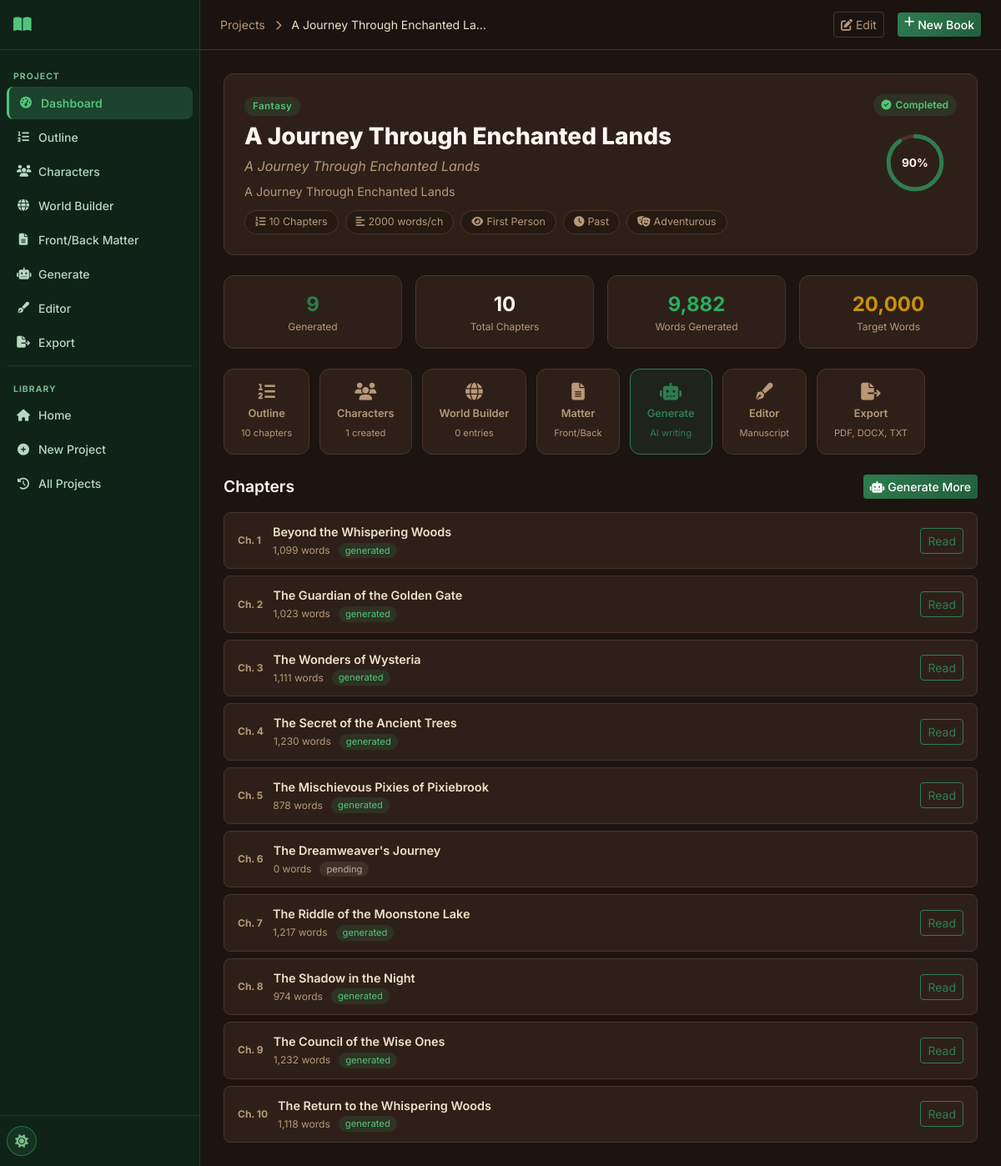
The app's page /project/10, older data.
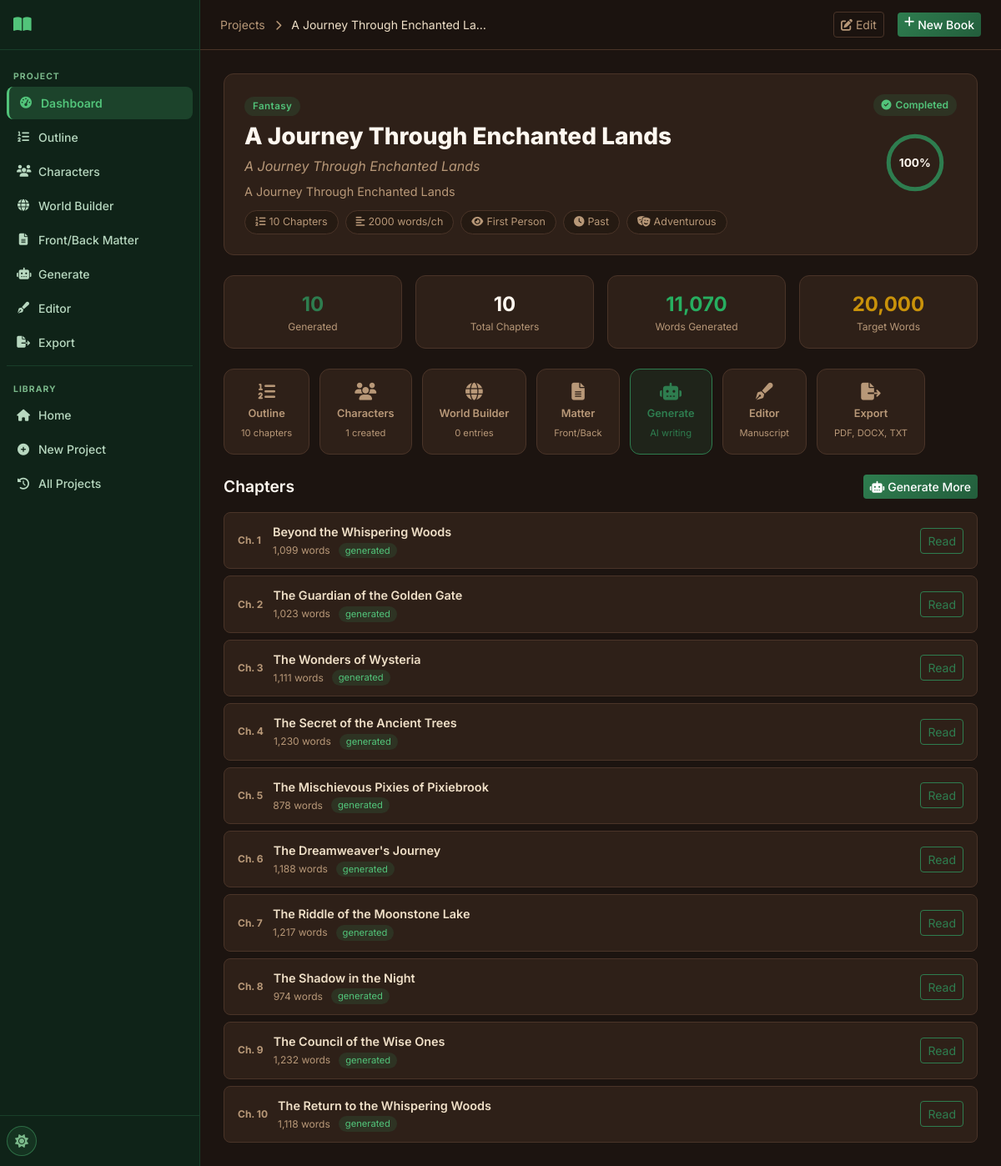
The same page, newer data.
### tables this page shows
CREATE TABLE projects (
    id INTEGER PRIMARY KEY AUTOINCREMENT,
    title TEXT NOT NULL,
    subtitle TEXT DEFAULT '',
    genre TEXT DEFAULT 'Fantasy',
    audience TEXT DEFAULT 'Adult',
    description TEXT DEFAULT '',
    language TEXT DEFAULT 'English',
    story_type TEXT DEFAULT 'Novel',
    writing_style TEXT DEFAULT 'Descriptive',
    point_of_view TEXT DEFAULT 'Third Person Limited',
    tense TEXT DEFAULT 'Past',
    tone TEXT DEFAULT 'Adventurous',
    num_chapters INTEGER DEFAULT 10,
    words_per_chapter INTEGER DEFAULT 2000,
    creativity_level TEXT DEFAULT 'balanced',
    temperature REAL DEFAULT 0.7,
    top_p REAL DEFAULT 0.9,
    max_tokens INTEGER DEFAULT 4096,
    status TEXT DEFAULT 'draft',
    current_chapter INTEGER DEFAULT 0,
    total_words INTEGER DEFAULT 0,
    cover_prompt TEXT DEFAULT '',
    include_images INTEGER DEFAULT 0,
    images_per_chapter INTEGER DEFAULT 1,
    image_style TEXT DEFAULT 'Realistic',
    created_at TIMESTAMP DEFAULT CURRENT_TIMESTAMP,
    updated_at TIMESTAMP DEFAULT CURRENT_TIMESTAMP
);

CREATE TABLE chapters (
    id INTEGER PRIMARY KEY AUTOINCREMENT,
    project_id INTEGER NOT NULL,
    chapter_number INTEGER NOT NULL,
    chapter_title TEXT DEFAULT '',
    content TEXT DEFAULT '',
    word_count INTEGER DEFAULT 0,
    summary TEXT DEFAULT '',
    status TEXT DEFAULT 'pending',
    important_events TEXT DEFAULT '',
    characters_introduced TEXT DEFAULT '',
    character_changes TEXT DEFAULT '',
    locations TEXT DEFAULT '',
    timeline_updates TEXT DEFAULT '',
    unresolved_plot_points TEXT DEFAULT '',
    created_at TIMESTAMP DEFAULT CURRENT_TIMESTAMP,
    updated_at TIMESTAMP DEFAULT CURRENT_TIMESTAMP,
    FOREIGN KEY (project_id) REFERENCES projects(id) ON DELETE CASCADE
);

### routes/projects.py (the view)
@bp.route('/project/<int:project_id>')
def project_detail(project_id):
    db = get_db()
    project = db.execute('SELECT * FROM projects WHERE id = ?', (project_id,)).fetchone()
    if not project:
        return redirect(url_for('main.history'))
    chapters = db.execute(
        'SELECT * FROM chapters WHERE project_id = ? ORDER BY chapter_number',
        (project_id,)
    ).fetchall()
    outline = db.execute(
        'SELECT * FROM outline WHERE project_id = ? ORDER BY order_index, chapter_number',
        (project_id,)
    ).fetchall()
    char_count = db.execute('SELECT COUNT(*) FROM characters WHERE project_id = ?', (project_id,)).fetchone()[0]
    world_count = db.execute('SELECT COUNT(*) FROM worldbuilding WHERE project_id = ?', (project_id,)).fetchone()[0]
    outline_count = len(outline)
    generated_count = sum(1 for c in chapters if c['status'] == 'generated')
    total_words = sum(c['word_count'] for c in chapters)
    target_words = (project['num_chapters'] or 10) * (project['words_per_chapter'] or 2000)
    progress = int((generated_count / project['num_chapters'] * 100)) if project['num_chapters'] else 0
    groq_configured = bool(get_setting(db, 'groq_api_key'))
    return render_template('project_detail.html',
                           project=project, chapters=chapters, outline=outline,
                           char_count=char_count, world_count=world_count,
                           outline_count=outline_count, generated_count=generated_count,
                           total_words=total_words, target_words=target_words,
                           progress=progress, groq_configured=groq_configured)

### database/__init__.py (called while the page is built)
def get_db():
    if 'db' not in g:
        db_path = current_app.config['DATABASE']
        os.makedirs(os.path.dirname(db_path), exist_ok=True)
        g.db = sqlite3.connect(db_path)
        g.db.row_factory = sqlite3.Row
        g.db.execute('PRAGMA foreign_keys = ON')
        g.db.execute('PRAGMA journal_mode = WAL')
    return g.db

### utils/helpers.py (called while the page is built)
def get_setting(db, key, default=''):
    row = db.execute('SELECT value FROM settings WHERE key = ?', (key,)).fetchone()
    return row['value'] if row else default

### templates/project_detail.html (shortened to what this page needs)
{% extends "base.html" %}
{% block breadcrumb %}
<a href="{{ url_for('main.history') }}" class="text-muted text-decoration-none">Projects</a>
<i class="fas fa-chevron-right mx-2 text-muted small"></i>
{{ project.title[:30] }}{% if project.title|length > 30 %}…{% endif %}
{% endblock %}
{% block topnav_actions %}
<a href="{{ url_for('projects.edit_project', project_id=project.id) }}" class="btn btn-outline-secondary btn-sm me-2">
  <i class="fas fa-edit me-1"></i>Edit
</a>
{% endblock %}
{% block content %}
<div class="project-hero mb-4">
  <div class="project-hero-info">
    <div class="genre-badge genre-{{ project.genre | lower | replace(' ', '-') | replace('/', '-') }} mb-2">{{ project.genre }}</div>
    <h1 class="project-hero-title">{{ project.title }}</h1>
    {% if project.subtitle %}<p class="project-hero-subtitle">{{ project.subtitle }}</p>{% endif %}
    <p class="project-hero-desc">{{ project.description }}</p>
    <div class="project-meta-tags">
      <span class="meta-tag"><i class="fas fa-list-ol me-1"></i>{{ project.num_chapters }} Chapters</span>
      <span class="meta-tag"><i class="fas fa-align-left me-1"></i>{{ project.words_per_chapter }} words/ch</span>
      <span class="meta-tag"><i class="fas fa-eye me-1"></i>{{ project.point_of_view }}</span>
      <span class="meta-tag"><i class="fas fa-clock me-1"></i>{{ project.tense }}</span>
      <span class="meta-tag"><i class="fas fa-theater-masks me-1"></i>{{ project.tone }}</span>
    </div>
  </div>
  <div class="project-hero-actions">
    <div class="status-pill status-{{ project.status }} mb-2">
      {% if project.status == 'completed' %}<i class="fas fa-check-circle"></i>
      {% elif project.status == 'generating' %}<i class="fas fa-spinner fa-spin"></i>
      {% elif project.status == 'paused' %}<i class="fas fa-pause-circle"></i>
      {% else %}<i class="fas fa-circle-dot"></i>{% endif %}
      {{ project.status | title }}
    </div>
    <div class="progress-display">
      <div class="progress-circle">
        <svg viewBox="0 0 36 36">
          <circle cx="18" cy="18" r="15.9" fill="none" stroke="var(--border-color)" stroke-width="2"/>
          <circle cx="18" cy="18" r="15.9" fill="none" stroke="var(--primary)" stroke-width="2.5"
                  stroke-dasharray="{{ progress }}, 100" stroke-linecap="round" transform="rotate(-90 18 18)"/>
        </svg>
        <span>{{ progress }}%</span>
      </div>
    </div>
  </div>
</div>
<div class="row g-3 mb-4">
  <div class="col-6 col-md-3">
    <div class="mini-stat">
      <div class="mini-stat-value text-primary">{{ generated_count }}</div>
      <div class="mini-stat-label">Generated</div>
    </div>
  </div>
  <div class="col-6 col-md-3">
    <div class="mini-stat">
      <div class="mini-stat-value">{{ project.num_chapters }}</div>
      <div class="mini-stat-label">Total Chapters</div>
    </div>
  </div>
  <div class="col-6 col-md-3">
    <div class="mini-stat">
      <div class="mini-stat-value text-success">{{ '{:,}'.format(total_words) }}</div>
      <div class="mini-stat-label">Words Generated</div>
    </div>
  </div>
  <div class="col-6 col-md-3">
    <div class="mini-stat">
      <div class="mini-stat-value text-warning">{{ '{:,}'.format(target_words) }}</div>
      <div class="mini-stat-label">Target Words</div>
    </div>
  </div>
</div>
<div class="quick-actions mb-4">
  <a href="{{ url_for('outline.outline_page', project_id=project.id) }}" class="quick-action-btn">
    <i class="fas fa-list-ol"></i>
    <span>Outline</span>
    <small>{{ outline_count }} chapters</small>
  </a>
  <a href="{{ url_for('characters.characters_page', project_id=project.id) }}" class="quick-action-btn">
    <i class="fas fa-users"></i>
    <span>Characters</span>
    <small>{{ char_count }} created</small>
  </a>
  <a href="{{ url_for('worldbuilding.worldbuilding_page', project_id=project.id) }}" class="quick-action-btn">
    <i class="fas fa-globe"></i>
    <span>World Builder</span>
    <small>{{ world_count }} entries</small>
  </a>
  <a href="{{ url_for('matter.matter_page', project_id=project.id) }}" class="quick-action-btn">
    <i class="fas fa-file-alt"></i>
    <span>Matter</span>
    <small>Front/Back</small>
  </a>
  <a href="{{ url_for('chapters.generation_page', project_id=project.id) }}" class="quick-action-btn highlight">
    <i class="fas fa-robot"></i>
    <span>Generate</span>
    <small>AI writing</small>
  </a>
  <a href="{{ url_for('editor.editor_page', project_id=project.id) }}" class="quick-action-btn">
    <i class="fas fa-pen-fancy"></i>
    <span>Editor</span>
    <small>Manuscript</small>
  </a>
  <a href="{{ url_for('exports.export_page', project_id=project.id) }}" class="quick-action-btn">
    <i class="fas fa-file-export"></i>
    <span>Export</span>
    <small>PDF, DOCX, TXT</small>
  </a>
</div>
{% if chapters %}
<div class="section-header mb-3">
  <h2 class="section-title">Chapters</h2>
  <a href="{{ url_for('chapters.generation_page', project_id=project.id) }}" class="btn btn-primary btn-sm">
    <i class="fas fa-robot me-1"></i>Generate More
  </a>
</div>
<div class="chapters-grid">
  {% for ch in chapters %}
  <div class="chapter-item chapter-status-{{ ch.status }}">
    <div class="chapter-num">Ch. {{ ch.chapter_number }}</div>
    <div class="chapter-info">
      <div class="chapter-title">{{ ch.chapter_title or 'Untitled Chapter' }}</div>
      <div class="chapter-meta">
        <span class="chapter-words">{{ '{:,}'.format(ch.word_count) }} words</span>
        <span class="chapter-badge badge-{{ ch.status }}">{{ ch.status }}</span>
      </div>
    </div>
    {% if ch.status == 'generated' %}
    <a href="{{ url_for('chapters.chapter_view', project_id=project.id, chapter_id=ch.id) }}" class="btn btn-sm btn-outline-primary ms-auto">
      Read
    </a>
    {% elif ch.status == 'generating' %}
    <span class="spinner-border spinner-border-sm text-primary ms-auto"></span>
    {% endif %}
  </div>
  {% endfor %}
</div>
{% endif %}
{% endblock %}

### templates/base.html (shortened to what this page needs)
<!DOCTYPE html>
<html lang="en" data-theme="{{ default_theme }}">
<head>
  <link href="https://cdn.jsdelivr.net/npm/bootstrap@5.3.2/dist/css/bootstrap.min.css" rel="stylesheet">
  <link href="https://cdnjs.cloudflare.com/ajax/libs/font-awesome/6.5.0/css/all.min.css" rel="stylesheet">
  <link href="{{ url_for('static', filename='css/style.css') }}" rel="stylesheet">
</head>
<body>
<nav class="sidebar" id="sidebar">
  <div class="sidebar-header">
    <a href="{{ url_for('main.index') }}" class="sidebar-brand">
      <i class="fas fa-book-open"></i>
    </a>
  </div>
  <div class="sidebar-menu">
    {% if request.view_args and request.view_args.get('project_id') %}
    {% set pid = request.view_args.project_id %}
    <div class="sidebar-section-label">PROJECT</div>
    <a href="{{ url_for('projects.project_detail', project_id=pid) }}" class="sidebar-item {% if request.endpoint == 'projects.project_detail' %}active{% endif %}">
      <i class="fas fa-tachometer-alt"></i><span>Dashboard</span>
    </a>
    <a href="{{ url_for('outline.outline_page', project_id=pid) }}" class="sidebar-item {% if request.endpoint == 'outline.outline_page' %}active{% endif %}">
      <i class="fas fa-list-ol"></i><span>Outline</span>
    </a>
    <a href="{{ url_for('characters.characters_page', project_id=pid) }}" class="sidebar-item {% if request.endpoint == 'characters.characters_page' %}active{% endif %}">
      <i class="fas fa-users"></i><span>Characters</span>
    </a>
    <a href="{{ url_for('worldbuilding.worldbuilding_page', project_id=pid) }}" class="sidebar-item {% if request.endpoint == 'worldbuilding.worldbuilding_page' %}active{% endif %}">
      <i class="fas fa-globe"></i><span>World Builder</span>
    </a>
    <a href="{{ url_for('matter.matter_page', project_id=pid) }}" class="sidebar-item {% if request.endpoint == 'matter.matter_page' %}active{% endif %}">
      <i class="fas fa-file-alt"></i><span>Front/Back Matter</span>
    </a>
    <a href="{{ url_for('chapters.generation_page', project_id=pid) }}" class="sidebar-item {% if request.endpoint == 'chapters.generation_page' %}active{% endif %}">
      <i class="fas fa-robot"></i><span>Generate</span>
    </a>
    <a href="{{ url_for('editor.editor_page', project_id=pid) }}" class="sidebar-item {% if request.endpoint == 'editor.editor_page' %}active{% endif %}">
      <i class="fas fa-pen-fancy"></i><span>Editor</span>
    </a>
    <a href="{{ url_for('exports.export_page', project_id=pid) }}" class="sidebar-item {% if request.endpoint == 'exports.export_page' %}active{% endif %}">
      <i class="fas fa-file-export"></i><span>Export</span>
    </a>
    <div class="sidebar-divider"></div>
    {% endif %}
    <div class="sidebar-section-label">LIBRARY</div>
    <a href="{{ url_for('main.index') }}" class="sidebar-item {% if request.endpoint == 'main.index' %}active{% endif %}">
      <i class="fas fa-home"></i><span>Home</span>
    </a>
    <a href="{{ url_for('projects.new_project') }}" class="sidebar-item {% if request.endpoint == 'projects.new_project' %}active{% endif %}">
      <i class="fas fa-plus-circle"></i><span>New Project</span>
    </a>
    <a href="{{ url_for('main.history') }}" class="sidebar-item {% if request.endpoint == 'main.history' %}active{% endif %}">
      <i class="fas fa-history"></i><span>All Projects</span>
    </a>
  </div>
  <div class="sidebar-footer">
    <button class="theme-toggle" onclick="toggleTheme()" title="Toggle theme">
      <i class="fas fa-moon" id="themeIcon"></i>
    </button>
  </div>
</nav>
<div class="main-wrapper" id="mainWrapper">
  <header class="topnav">
    <div class="topnav-breadcrumb">
      {% block breadcrumb %}{% endblock %}
    </div>
    <div class="topnav-actions ms-auto">
      {% block topnav_actions %}{% endblock %}
      <a href="{{ url_for('projects.new_project') }}" class="btn btn-primary btn-sm d-none d-md-inline-flex">
        <i class="fas fa-plus me-1"></i>New Book
      </a>
    </div>
  </header>
  <main class="content-area">
    {% block content %}{% endblock %}
  </main>
</div>
<div class="toast-container position-fixed bottom-0 end-0 p-3" id="toastContainer"></div>
</body>
</html>

Row changes from the older to the newer data that the page shows:
changed chapters "The Dreamweaver's Journey": word_count "0" → "1,188"; status "pending" → "generated"; now shows "Read"
Text that changed along with them:
{{ progress }}: "90" → "100"
{{ generated_count }}: "9" → "10"
{{ '{:,}'.format(total_words) }}: "9,882" → "11,070"
